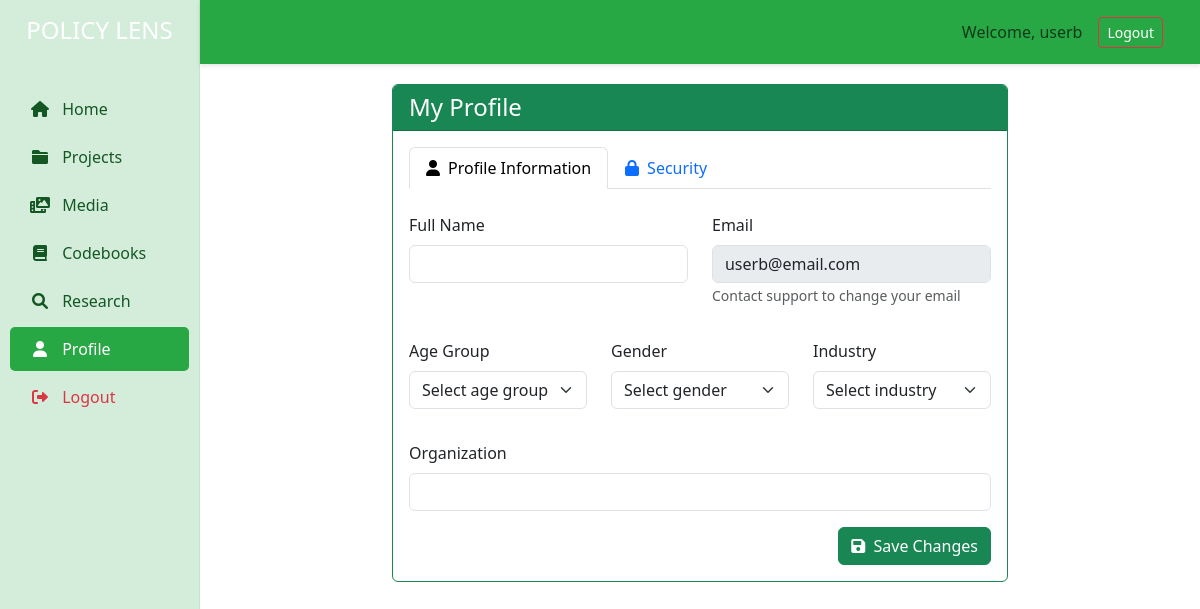
The app's page /profile (signed in) with its own data.
### models/models.py (models this page shows, shortened)
class User(UserMixin, db.Model):
    id = db.Column(db.Integer, primary_key=True)
    username = db.Column(db.String(80), unique=True, nullable=False)
    email = db.Column(db.String(120), unique=True, nullable=False)
    name = db.Column(db.String(100), nullable=True)
    password_hash = db.Column(db.String(128), nullable=True)  # Will store hashed passwords
    is_active = db.Column(db.Boolean(), default=True)
    age_group = db.Column(db.String(20), nullable=True)
    sex = db.Column(db.String(20), nullable=True)
    industry = db.Column(db.String(100), nullable=True)
    organization = db.Column(db.String(200), nullable=True)
    created_at = db.Column(db.DateTime, server_default=db.func.now())
    updated_at = db.Column(db.DateTime, server_default=db.func.now(), onupdate=db.func.now())
    codebooks = db.relationship('Codebook', back_populates='user', cascade='all, delete-orphan')

### app.py (the view, shortened to what this page needs)
@app.route('/profile', methods=['GET', 'POST'])
@login_required
def profile():
    bio_form = ProfileUpdateForm(meta={'csrf': False})
    password_form = PasswordUpdateForm(meta={'csrf': False})
    if request.method == 'GET':
        bio_form.name.data = current_user.name or ''
        bio_form.email.data = current_user.email or ''
        bio_form.age_group.data = current_user.age_group or ''
        bio_form.sex.data = current_user.sex or ''
        bio_form.industry.data = current_user.industry or ''
        bio_form.organization.data = current_user.organization or ''
    return render_template('profile.html', bio_form=bio_form, password_form=password_form)

### forms.py (shortened to what this page needs)
class PasswordUpdateForm(FlaskForm):
    current_password = StringField('Current Password', validators=[
        DataRequired('Current password is required'),
        Length(min=8, message='Password must be at least 8 characters long')
    ], render_kw={"type": "password"})
    new_password = StringField('New Password', validators=[
        DataRequired('New password is required'),
        Length(min=8, message='Password must be at least 8 characters long')
    ], render_kw={"type": "password"})
    confirm_password = StringField('Confirm New Password', validators=[
        DataRequired('Please confirm your new password')
    ], render_kw={"type": "password"})

### app.py (called while the page is built)
@app.before_request
def _adapt_cookie_security():
    is_https = request.is_secure  # accurate after ProxyFix
    app.config['SESSION_COOKIE_SECURE'] = is_https
    app.config['REMEMBER_COOKIE_SECURE'] = is_https

@app.before_request
def _assign_request_id():
    g.request_id = uuid.uuid4().hex[:8]

@app.before_request
def _assign_request_id_and_log():
    g.request_id = str(uuid.uuid4())[:8]
    app.logger.info(
        f"→ {request.method} {request.path} "
        f"args={dict(request.args)} json={(request.get_json(silent=True) or {})}"
    )

@app.after_request
def _log_response(resp):
    app.logger.info(f"← {request.method} {request.path} status={resp.status_code}")
    return resp

@app.teardown_request
def _teardown_request(exc):
    if exc:
        app.logger.exception(f"✖ Unhandled exception during request: {exc}")

@login_manager.user_loader
def load_user(user_id):
    return db.session.get(User, int(user_id))

    def filter(self, record: logging.LogRecord) -> bool:
        try:
            rid = getattr(g, 'request_id', None)
        except Exception:
            rid = None
        record.request_id = rid or '-'  # ensure field always exists
        return True

    def filter(self, record):
        record.request_id = "-"
        if has_request_context():
            try:
                record.request_id = getattr(g, "request_id", "-")
            except Exception:
                record.request_id = "-"
        return True

### templates/profile.html (shortened to what this page needs)
{% extends "base.html" %}
{% block content %}
<div class="container">
    <div class="row justify-content-center">
        <div class="col-lg-8">
            <div class="card border-success">
                <div class="card-header bg-success text-white">
                    <h4 class="mb-0">My Profile</h4>
                </div>
                <div class="card-body">
                    <ul class="nav nav-tabs mb-4" id="profileTabs" role="tablist">
                        <li class="nav-item" role="presentation">
                            <button class="nav-link active" id="bio-tab" data-bs-toggle="tab" data-bs-target="#bio" type="button" role="tab" aria-controls="bio" aria-selected="true">
                                <i class="fas fa-user me-2"></i>Profile Information
                            </button>
                        </li>
                        <li class="nav-item" role="presentation">
                            <button class="nav-link" id="security-tab" data-bs-toggle="tab" data-bs-target="#security" type="button" role="tab" aria-controls="security" aria-selected="false">
                                <i class="fas fa-lock me-2"></i>Security
                            </button>
                        </li>
                    </ul>
                    <div class="tab-content" id="profileTabsContent">
                        <div class="tab-pane fade show active" id="bio" role="tabpanel" aria-labelledby="bio-tab">
                            <form method="POST" action="{{ url_for('profile') }}">
                                <div class="row mb-3">
                                    <div class="col-md-6 mb-3">
                                        {{ bio_form.name.label(class="form-label") }}
                                        {{ bio_form.name(class="form-control") }}
                                    </div>
                                    <div class="col-md-6 mb-3">
                                        {{ bio_form.email.label(class="form-label") }}
                                        {{ bio_form.email(class="form-control", disabled=true) }}
                                        <small class="form-text text-muted">Contact support to change your email</small>
                                    </div>
                                </div>
                                <div class="row mb-3">
                                    <div class="col-md-4 mb-3">
                                        {{ bio_form.age_group.label(class="form-label") }}
                                        {{ bio_form.age_group(class="form-select") }}
                                    </div>
                                    <div class="col-md-4 mb-3">
                                        {{ bio_form.sex.label(class="form-label") }}
                                        {{ bio_form.sex(class="form-select") }}
                                    </div>
                                    <div class="col-md-4 mb-3">
                                        {{ bio_form.industry.label(class="form-label") }}
                                        {{ bio_form.industry(class="form-select") }}
                                    </div>
                                </div>
                                <div class="mb-3">
                                    {{ bio_form.organization.label(class="form-label") }}
                                    {{ bio_form.organization(class="form-control") }}
                                </div>
                                <div class="text-end">
                                    <button type="submit" class="btn btn-success">
                                        <i class="fas fa-save me-1"></i> Save Changes
                                    </button>
                                </div>
                            </form>
                        </div>
                    </div>
                </div>
            </div>
        </div>
    </div>
</div>
{% endblock %}

### templates/base.html (shortened to what this page needs)
<!DOCTYPE html>
<html lang="en">
<head>
    <link href="https://cdn.jsdelivr.net/npm/bootstrap@5.3.0/dist/css/bootstrap.min.css" rel="stylesheet">
    <link href="https://cdn.quilljs.com/1.3.6/quill.snow.css" rel="stylesheet">
    <link rel="stylesheet" href="https://cdnjs.cloudflare.com/ajax/libs/font-awesome/6.0.0/css/all.min.css">
    <link href="https://cdn.jsdelivr.net/npm/select2@4.1.0-rc.0/dist/css/select2.min.css" rel="stylesheet" />
    <link href="https://cdn.jsdelivr.net/npm/select2-bootstrap-5-theme@1.3.0/dist/select2-bootstrap-5-theme.min.css" rel="stylesheet" />
    <link rel="stylesheet" href="https://cdn.datatables.net/1.13.7/css/dataTables.bootstrap5.min.css">
</head>
<body>
    <div class="container-fluid">
        <div class="row">
            <div class="col-md-2 sidebar p-0">
                <div class="text-center mb-4">
                    <h4 class="text-white py-3">POLICY LENS
                    </h4>
                </div>
                <ul class="nav flex-column">
                    <li class="nav-item">
                        <a class="nav-link {% if request.endpoint == 'index' %}active{% endif %}" href="{{ url_for('index') }}">
                            <i class="fas fa-home me-2"></i> Home
                        </a>
                    </li>
                    <li class="nav-item">
                        <a class="nav-link {% if request.endpoint == 'list_projects' %}active{% endif %}" href="{{ url_for('list_projects') }}">
                            <i class="fas fa-folder me-2"></i> Projects
                        </a>
                    </li>
                    <li class="nav-item">
                        <a class="nav-link {% if request.endpoint == 'list_media' %}active{% endif %}" href="{{ url_for('list_media') }}">
                            <i class="fas fa-photo-video me-2"></i> Media
                        </a>
                    </li>
                    <li class="nav-item">
                        <a class="nav-link {% if request.endpoint == 'list_codebooks' or request.endpoint == 'create_codebook' or request.endpoint == 'edit_codebook' %}active{% endif %}"
                           href="{{ url_for('list_codebooks') }}">
                            <i class="fas fa-book me-2"></i> Codebooks
                        </a>
                    </li>
                    <li class="nav-item">
                        <a class="nav-link {% if request.endpoint == 'research' %}active{% endif %}" href="{{ url_for('research') }}">
                            <i class="fas fa-search me-2"></i> Research
                        </a>
                    </li>
                    <li class="nav-item mt-auto">
                        <a class="nav-link {% if request.endpoint == 'profile' %}active{% endif %}" href="{{ url_for('profile') }}">
                            <i class="fas fa-user me-2"></i> Profile
                        </a>
                    </li>
                    <li class="nav-item">
                        <a class="nav-link text-danger" href="#">
                            <i class="fas fa-sign-out-alt me-2"></i> Logout
                        </a>
                    </li>
                </ul>
            </div>
            <div class="col-md-10 p-0">
                <nav class="navbar navbar-expand-lg topbar">
                    <div class="container-fluid">
                        <div class="ms-auto d-flex align-items-center">
                    {% if current_user.is_authenticated %}
                        <span class="navbar-text me-3">Welcome, {{ current_user.username }}</span>
                        <a href="{{ url_for('logout') }}" class="btn btn-outline-danger btn-sm">Logout</a>
                    {% else %}
                        <a href="{{ url_for('login') }}" class="btn btn-outline-primary btn-sm me-2">Login</a>
                        <a href="{{ url_for('register') }}" class="btn btn-primary btn-sm">Register</a>
                    {% endif %}
                </div>
                    </div>
                </nav>
                <main class="main-content">
                    {% block content %}{% endblock %}
                </main>
            </div>
        </div>
    </div>
</body>
</html>

### templates/base.html (style rules this page uses)
.sidebar { min-height: 100vh; background-color: #d4edda; color: #155724; padding-top: 20px; border-right: 1px solid #c3e6cb; }
.sidebar .nav-link { color: #155724; padding: 10px 20px; margin: 2px 10px; border-radius: 5px; font-weight: 500; }
.sidebar .nav-link.active { color: #fff; background-color: #28a745; }
.sidebar .nav-link i { width: 20px; margin-right: 10px; text-align: center; }
.topbar { background-color: #28a745; padding: 12px 25px; box-shadow: 0 2px 4px rgba(0,0,0,0.1); color: white; }
.topbar a, .topbar .navbar-brand, .topbar .nav-link { color: white !important; }
.main-content { padding: 20px; }

### records on screen
User: username "userb", email "userb@email.com", age_group "Select age group", sex "Select gender", industry "Select industry"

### other values on screen
{{ bio_form.name.label(class="form-label") }} "Full Name"
{{ bio_form.email.label(class="form-label") }} "Email"
{{ bio_form.age_group.label(class="form-label") }} "Age Group"
{{ bio_form.sex.label(class="form-label") }} "Gender"
{{ bio_form.industry.label(class="form-label") }} "Industry"
{{ bio_form.organization.label(class="form-label") }} "Organization"
